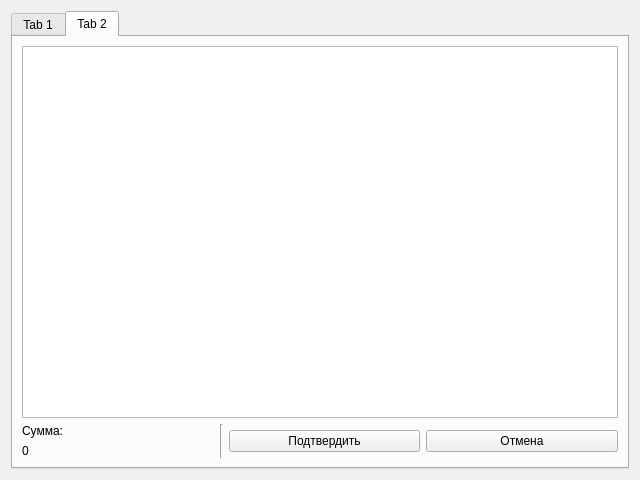
<?xml version="1.0" encoding="UTF-8"?>
<ui version="4.0">
 <class>Form</class>
 <widget class="QWidget" name="Form">
  <property name="geometry">
   <rect>
    <x>0</x>
    <y>0</y>
    <width>640</width>
    <height>480</height>
   </rect>
  </property>
  <property name="windowTitle">
   <string>Form</string>
  </property>
  <layout class="QVBoxLayout" name="verticalLayout">
   <item>
    <widget class="QTabWidget" name="tabWidget">
     <property name="currentIndex">
      <number>1</number>
     </property>
     <widget class="QWidget" name="tab">
      <attribute name="title">
       <string>Tab 1</string>
      </attribute>
      <layout class="QVBoxLayout" name="verticalLayout_2">
       <item>
        <widget class="QTableWidget" name="tableWidget">
         <column>
          <property name="text">
           <string>Столбец1</string>
          </property>
         </column>
         <column>
          <property name="text">
           <string>Столбец2</string>
          </property>
         </column>
        </widget>
       </item>
      </layout>
     </widget>
     <widget class="QWidget" name="tab_2">
      <attribute name="title">
       <string>Tab 2</string>
      </attribute>
      <layout class="QVBoxLayout" name="verticalLayout_3">
       <item>
        <widget class="QTableWidget" name="tableWidget_2"/>
       </item>
       <item>
        <layout class="QHBoxLayout" name="horizontalLayout_2">
         <item>
          <layout class="QVBoxLayout" name="verticalLayout_4">
           <item>
            <widget class="QLabel" name="label">
             <property name="text">
              <string>Сумма:</string>
             </property>
            </widget>
           </item>
           <item>
            <widget class="QLabel" name="label_2">
             <property name="text">
              <string>0</string>
             </property>
            </widget>
           </item>
          </layout>
         </item>
         <item>
          <widget class="Line" name="line">
           <property name="orientation">
            <enum>Qt::Vertical</enum>
           </property>
          </widget>
         </item>
         <item>
          <widget class="QPushButton" name="pushButton">
           <property name="text">
            <string>Подтвердить</string>
           </property>
          </widget>
         </item>
         <item>
          <widget class="QPushButton" name="pushButton_2">
           <property name="text">
            <string>Отмена</string>
           </property>
          </widget>
         </item>
        </layout>
       </item>
      </layout>
     </widget>
    </widget>
   </item>
  </layout>
 </widget>
 <resources/>
 <connections/>
</ui>
